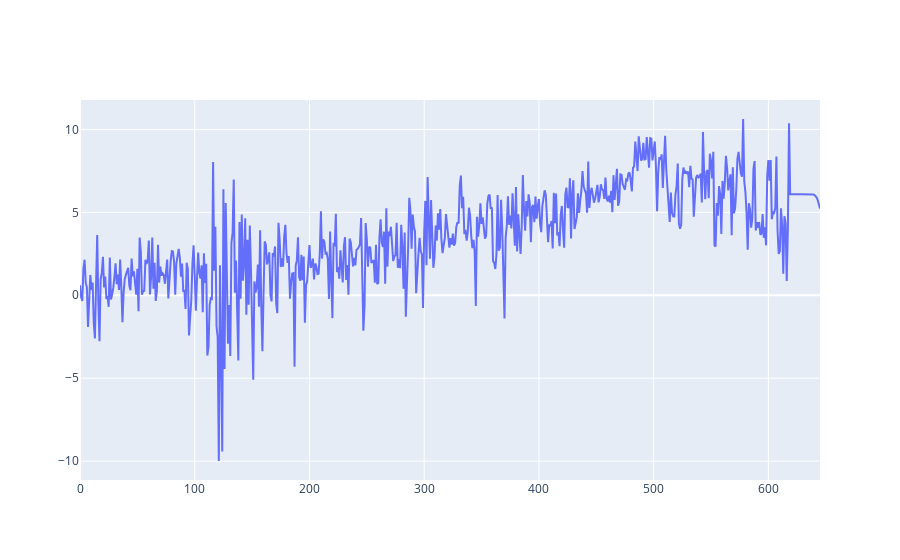

Write notebook code for a chart like this one.
### Markdown cell above
### Q 8(a)

### Code cell
## Print the values for predicted values and actual values of the test dataset
percenatge_error=((actual[3667:4313]-pred[3667:4313])*100)/actual[3667:4313]
error=go.Scatter(y=percenatge_error,mode= 'lines', name='Percentage Error')
fig = go.Figure(data=[error])
#fig.add_trace(actualval)
pyo.iplot(fig)

### Figure 1 — Plotly figure (JSON) as saved in the notebook; plotly's stock layout.template omitted (floating-point values rounded to 4 significant figures; data arrays with more than 128 entries replaced by an {"elided": "..."} marker saying what was removed)
{"data": [{"mode": "lines", "name": "Percentage Error", "type": "scatter", "y": {"elided": "646 float values"}}], "layout": {}}
